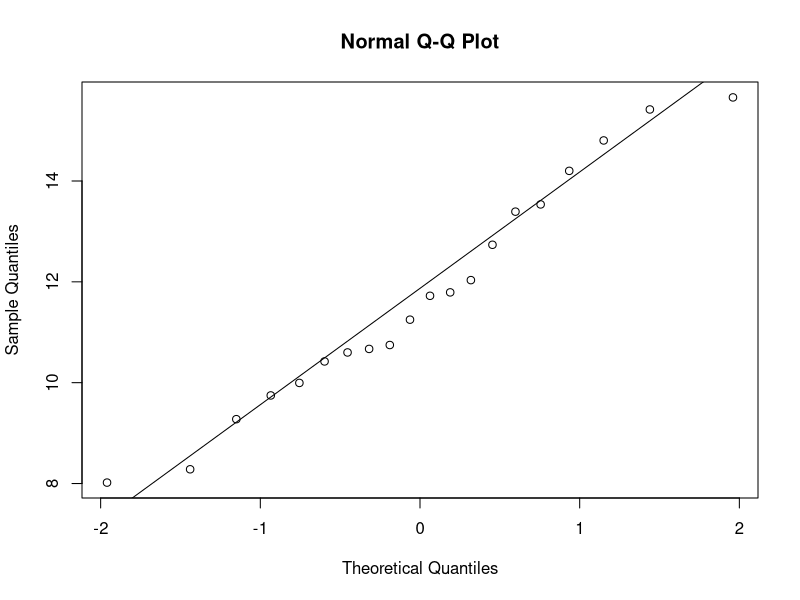
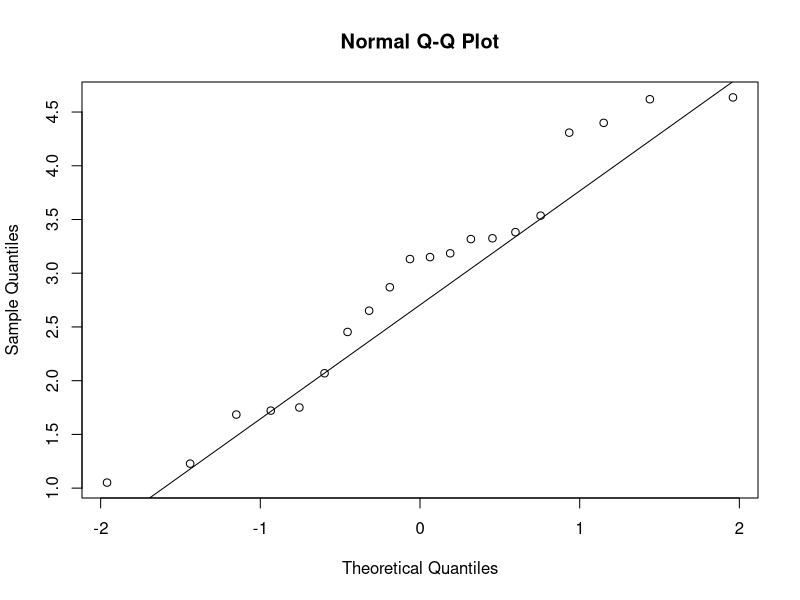
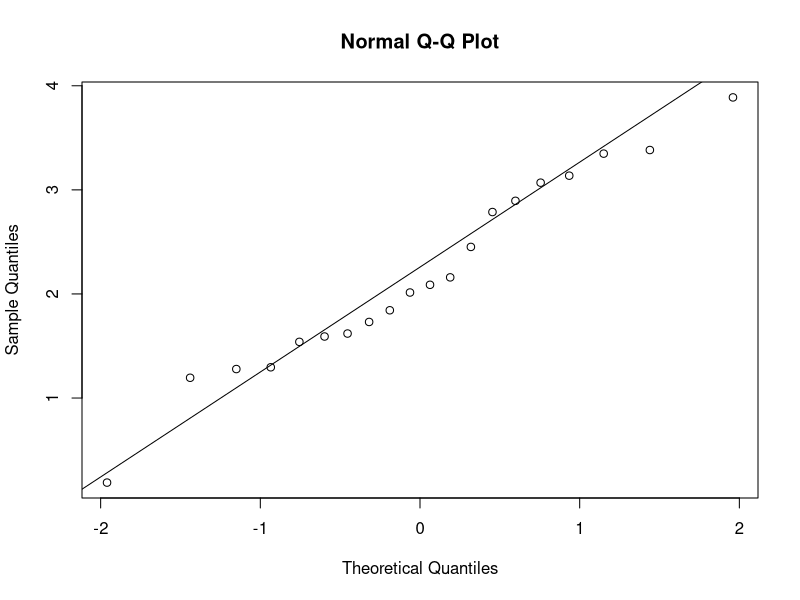
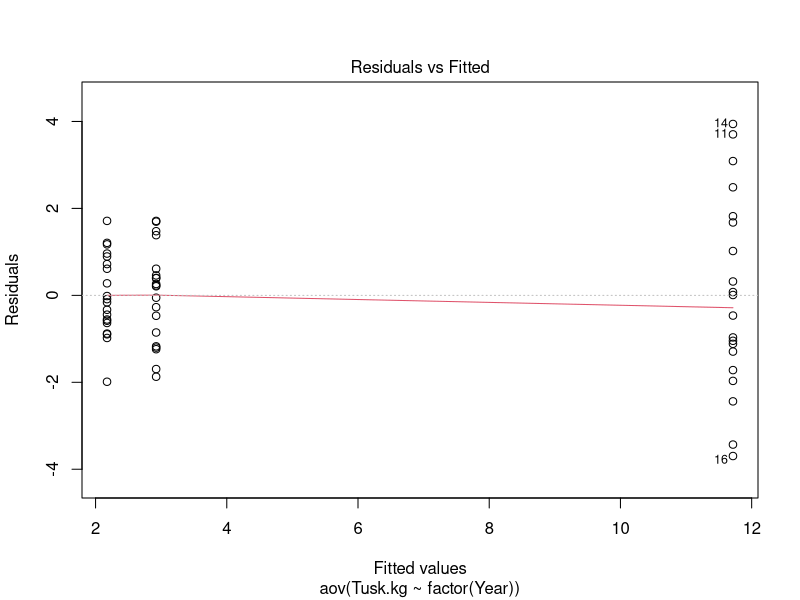
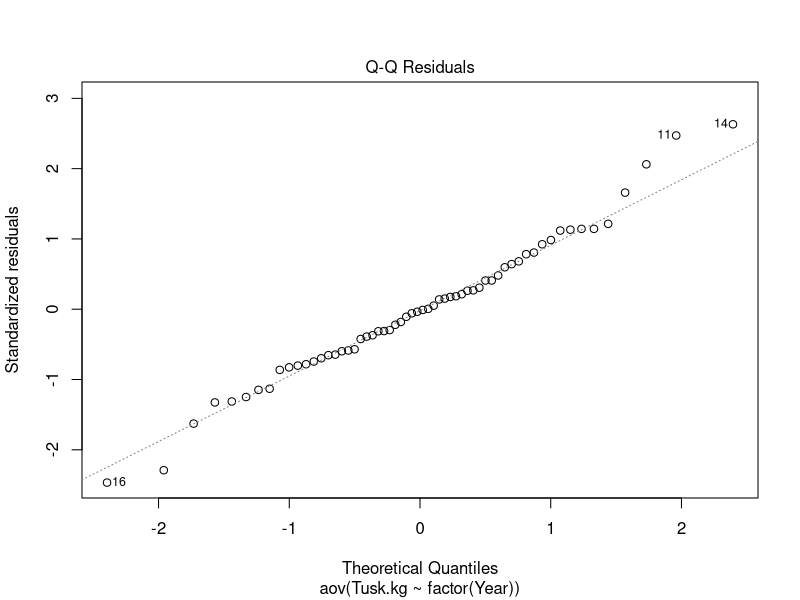
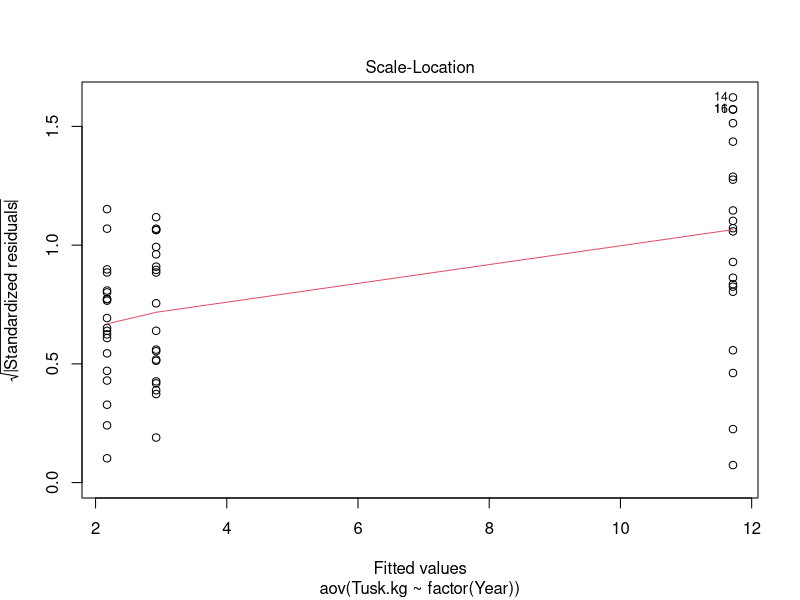
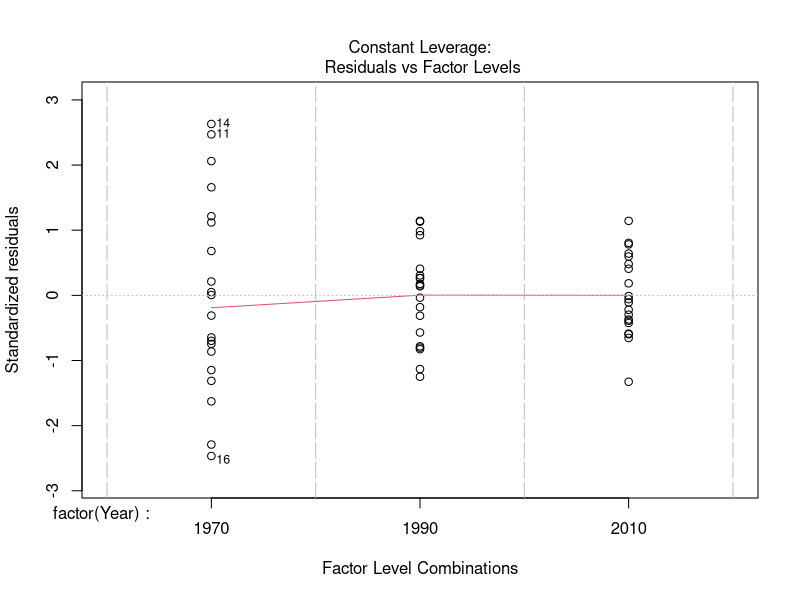
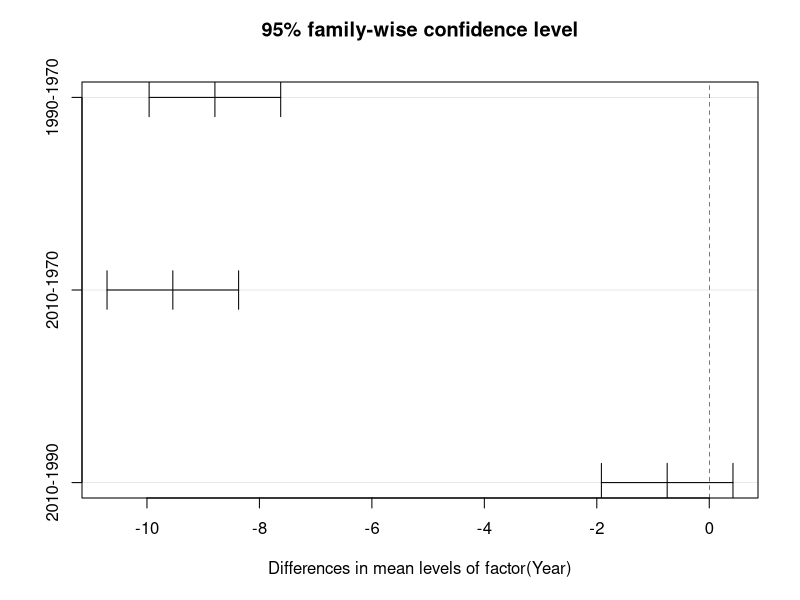

R code for these plots, in order: (Note: this script raises an error after producing the figures.)
setwd("/Users/xuhong/Documents/Duke/Term 1 Courses/ENVIRON 710 Applied data analysis/Lab/Lab 7")

adat <- read.csv("TuskData.csv", header=T)
attach(adat)

# Test for normality
qqnorm(Tusk.kg[Year==1970])
qqline(Tusk.kg[Year==1970])
shapiro.test(Tusk.kg[Year==1970])

qqnorm(Tusk.kg[Year==1990])
qqline(Tusk.kg[Year==1990])
shapiro.test(Tusk.kg[Year==1990])

qqnorm(Tusk.kg[Year==2010])
qqline(Tusk.kg[Year==2010])
shapiro.test(Tusk.kg[Year==2010])


# Test for homogeneity of variance
sd(Tusk.kg[Year==1970])/sd(Tusk.kg[Year==1990])
sd(Tusk.kg[Year==1970])/sd(Tusk.kg[Year==2010])
sd(Tusk.kg[Year==1990])/sd(Tusk.kg[Year==2010])

# one way ANOVA
mod1 <- aov(Tusk.kg ~ factor(Year))
summary(mod1)
plot(mod1)

#To determine which of the means are significantly different from one another
#we conduct a post-hoc test.
TukeyHSD(mod1)
plot(TukeyHSD(mod1))


error.bars <- function(yvalues, se, nm){
  xv <- barplot(yvalues, ylim=c(0, (max(yvalues)+max(se))),
                names=nm, ylab=deparse(substitute(yvalues)), las=1)
  g <- (max(xv)-min(xv))/50
  for (i in 1:length(xv)){
    arrows(xv[i], yvalues[i] + se[i], xv[i],
           yvalues[i]-se[i], length=0.1, angle=90,
           code=3)
  }
}


year.mean <- tapply(Tusk.kg, list(Year), mean)
year.n <- tapply(Tusk.kg, list(Year), length)
year.sd <- tapply(Tusk.kg, list(Year), sd)
year.se <- site.sd/sqrt(site.n)
year.se[is.na(year.se)==T] <- 0
labls <- as.character(levels(factor(Year)))
yvals <- as.vector(year.mean)

error.bars(yvalues = yvals, se = year.se, nm = labls)
